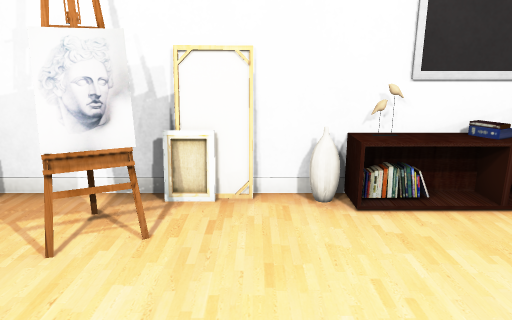
view 1 (above)

12 first-person views from a walk through a 3-D level made in the Unity game engine. The camera is 1.2 m above the floor, tilts 14° down and sees 70° across. Doors are open. The floor is counted in squares, 0.5 m on a side. Each view is taken from the middle of a square. On the plan, view 1 faces up. The plan holds only what a view shows up to about 20 squares ahead; the rest is blank. The player character is not drawn. Some surface patterns are stand-ins.

view 2
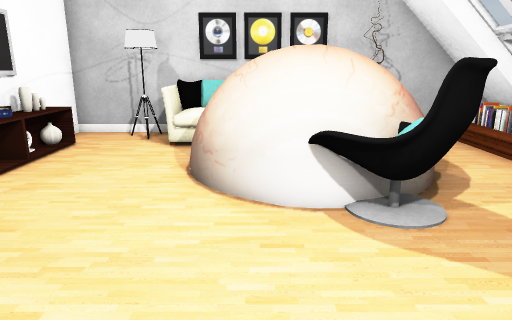

view 3
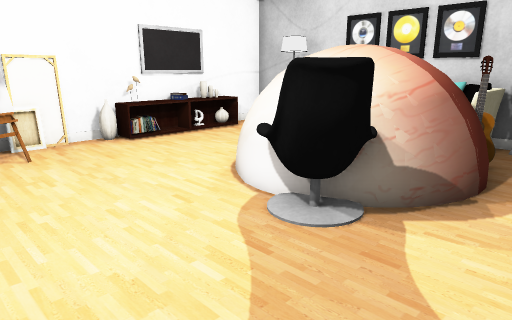

view 4
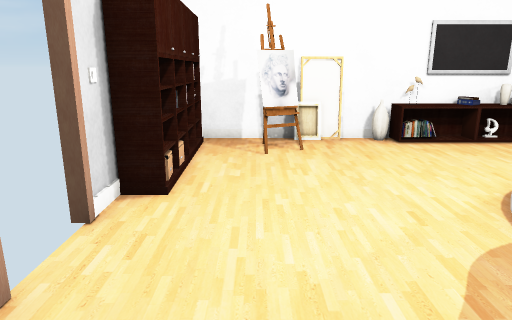

view 5
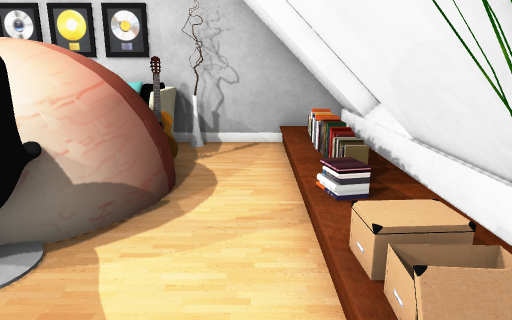

view 6
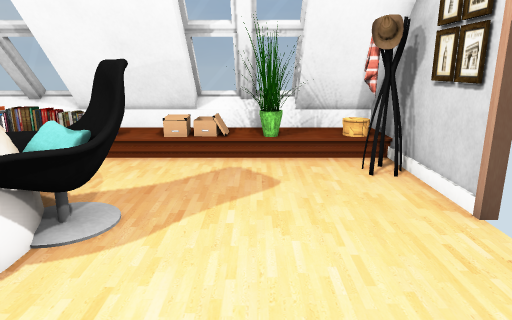

view 7
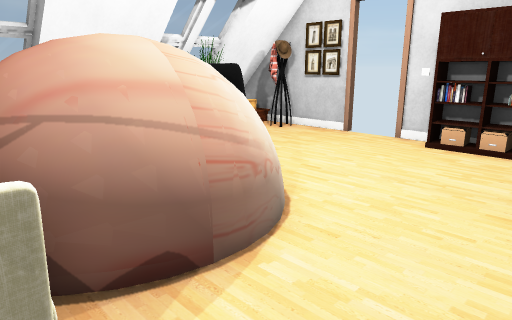

view 8
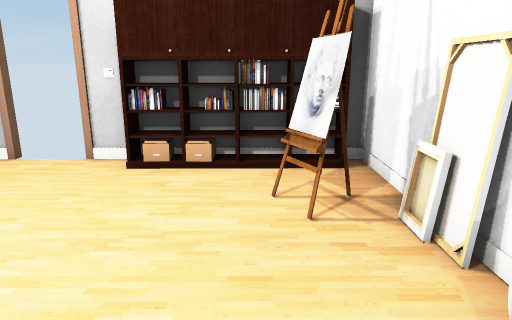

view 9
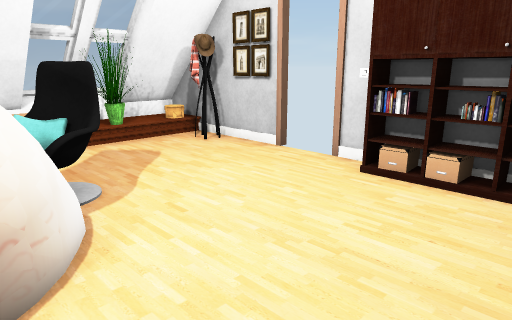

view 10
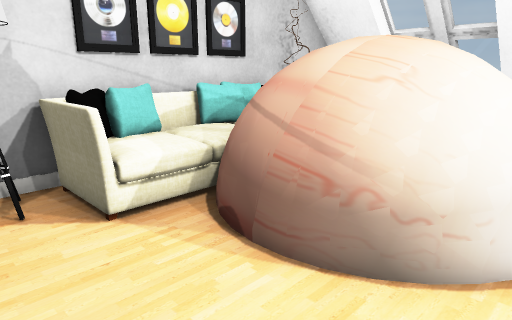

view 11
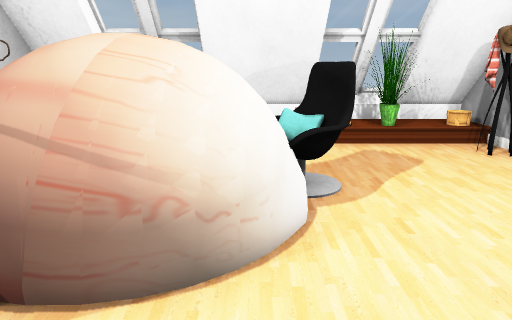

view 12
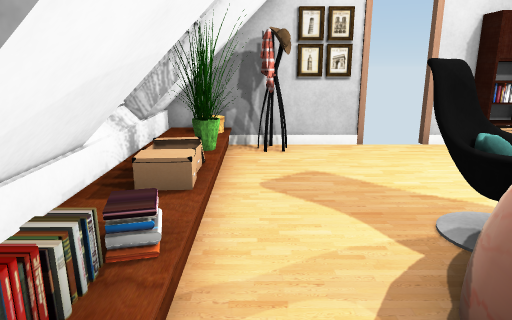

### Floor plan
Key: @ floor where view 1 was taken; # wall or solid block; . floor; D open door; ^ raised ledge; A vase; B books; L lamp; S sofa; C chair; P plant; O other object.
Columns run from 6 left of view 1 to 9 right of it. Each row starts with its distance up from view 1.
  7 #####O##########
  6 #O.....AOOBAAO.#
  5 #O.OO..........#
  4 #O............L#
  3 #O...........SL#
  2 #O...........O #
  1 #O......OOOOOO #
  0 O.....@.OOOOOO #
 -1 D......COOOOO  #
 -2 D.....CCOOOOO  #
 -3 #.....CCCOOOOOS#
 -4 #........OOOOOA#
 -5 #O.............#
 -6 ##.............#
 -7 ^^^^P^^^^^^^^###
 -8 ^  PP^^  ^^^^^ ^
 -9  ^^^^^^^^^^^^^^^

Where each view was taken, in squares from view 1:
view 1: 0 up, 0 right, facing up
view 2: 0 up, 5 left, facing right
view 3: 6 down, 4 left, facing up-right
view 4: 6 down, 3 left, facing up
view 5: 6 down, 3 left, facing right
view 6: 3 up, 2 left, facing down
view 7: 5 up, 7 right, facing down-left
view 8: 4 up, 4 right, facing left
view 9: 5 up, 3 right, facing down-left
view 10: 5 up, 1 right, facing down-right
view 11: 5 up, 2 right, facing down
view 12: 6 down, 6 right, facing left
